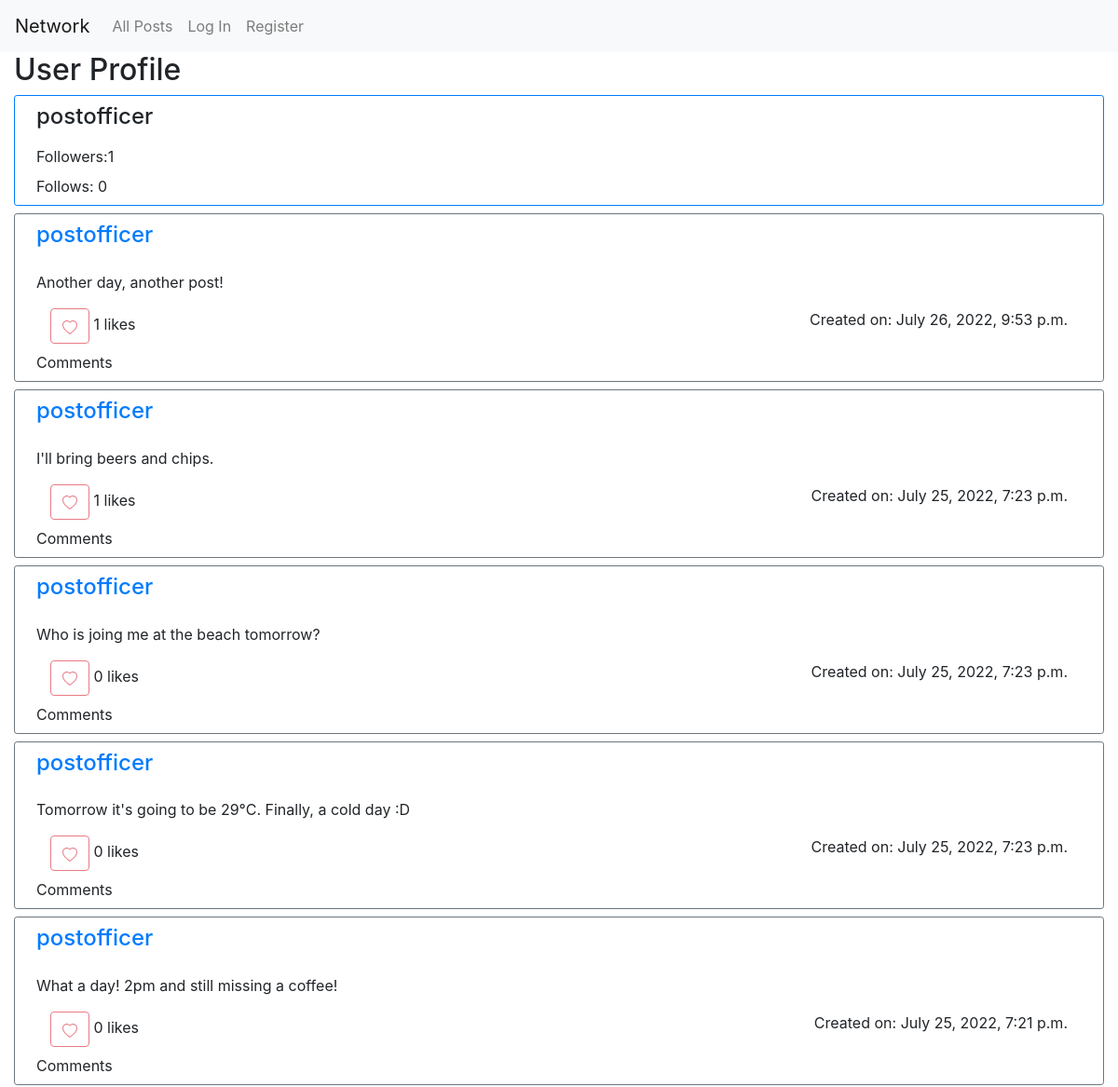
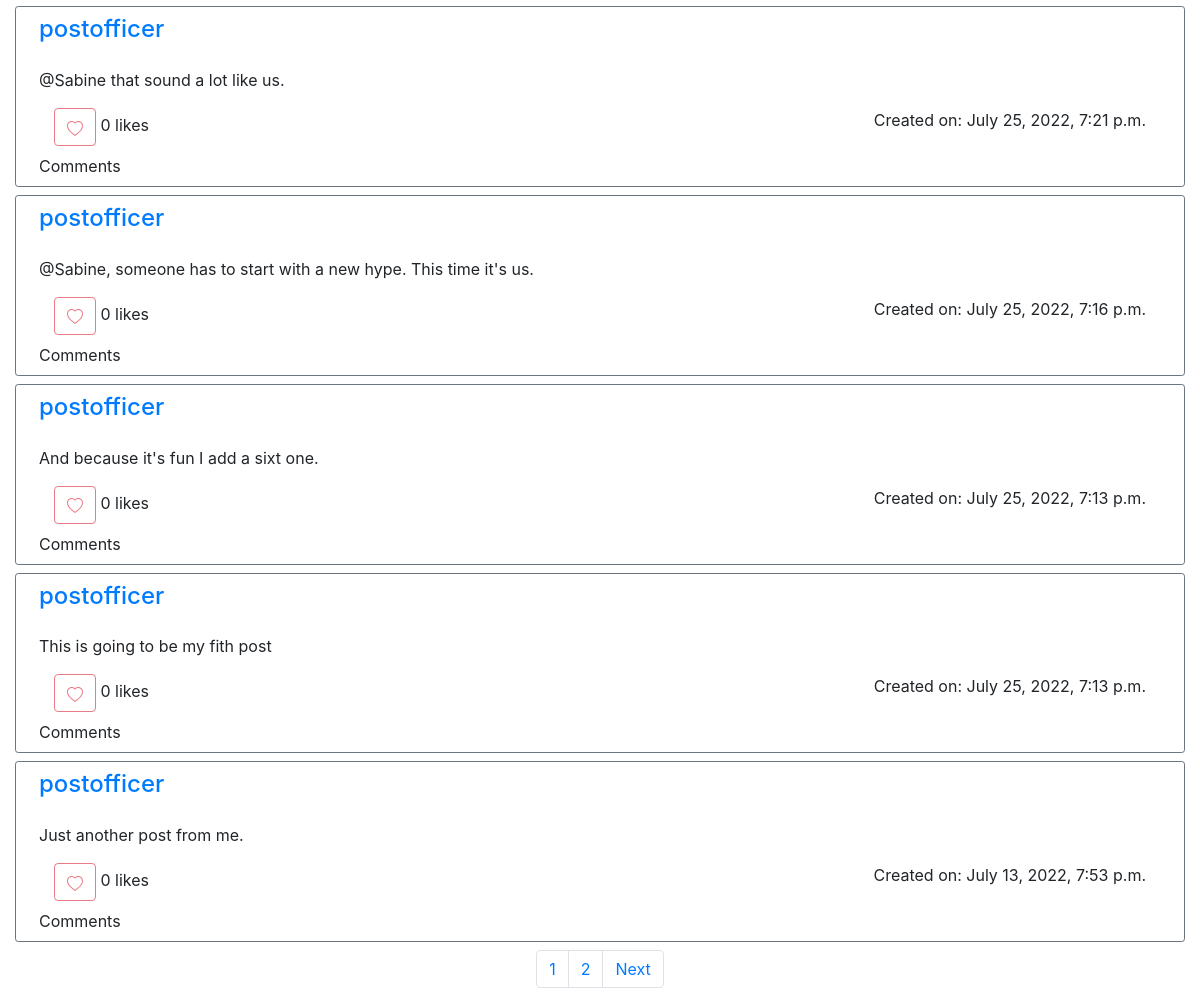
The page /user/1 on the database as committed earlier (2 pictures, top to bottom).
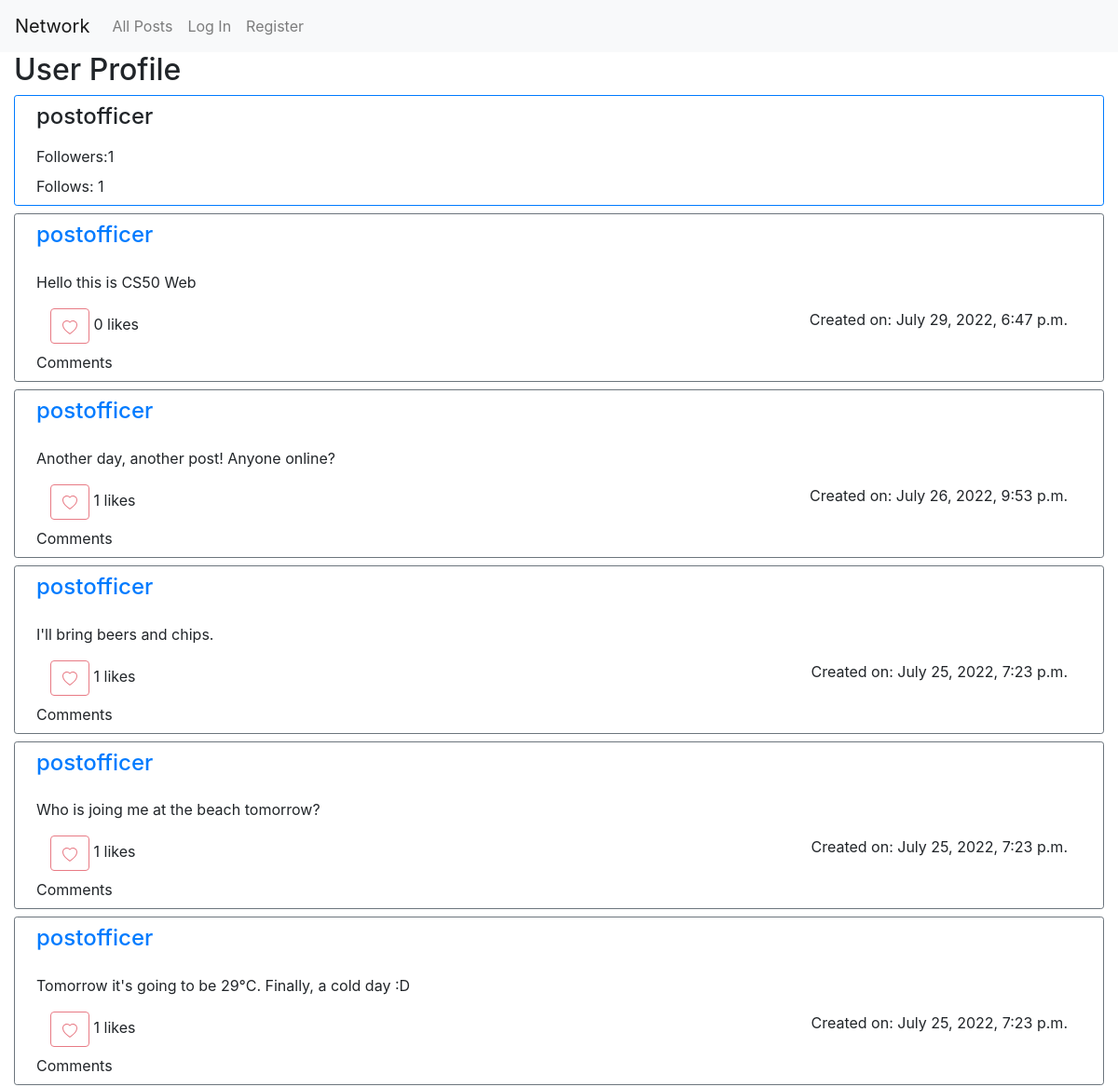
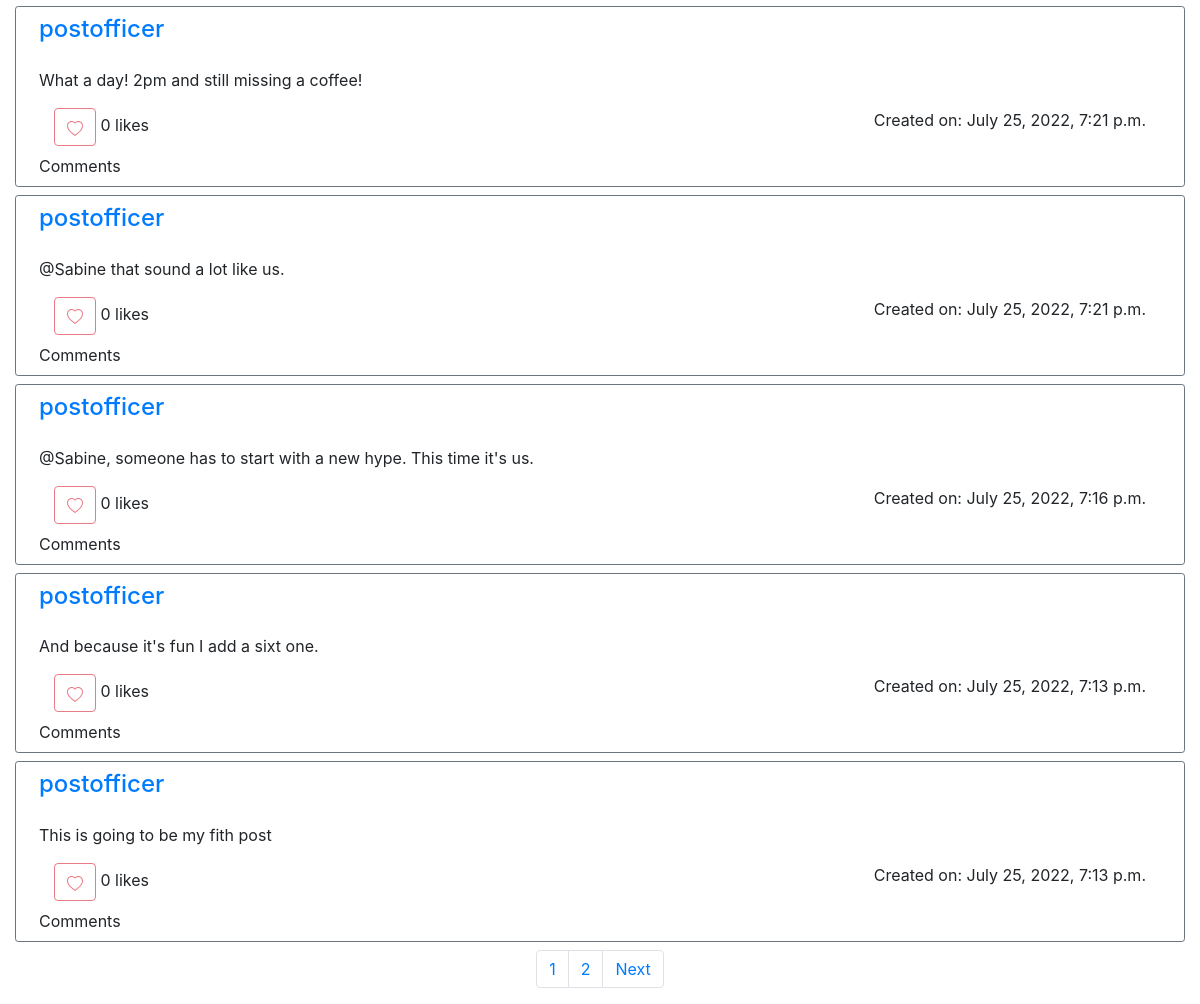
The same page on the database as committed later (2 pictures, top to bottom).
### network/models.py (models this page shows, shortened)
class User(AbstractUser):
    registered = models.DateTimeField(auto_now_add=True)

class Post(models.Model):
    user = models.ForeignKey("User", on_delete=models.CASCADE, related_name="posts")
    post = models.TextField(max_length=post_max_length, blank=False)
    likes = models.ManyToManyField("User", blank=True, related_name="likes")
    created_on = models.DateTimeField(auto_now_add=True)
    modified_on = models.DateField(auto_now=True)
    @property
    def like_count(self):
        return self.likes.count()

### network/views.py (the view, shortened to what this page needs)
# urls.py: path("user/<str:user_id>", views.profile, name="profile"),
@csrf_exempt
def profile(request, user_id):
    user_profile = User.objects.get(id=user_id)
    followed, _ = Follower.objects.get_or_create(user=user_profile)
    is_following = request.user in followed.followers.all()
    if is_following:
        v_unfollow = "block"
        v_follow = "none"
    else:
        v_unfollow = "none"
        v_follow = "block"
    numbers_followed = followed.followers.count()
    number_follows = user_profile.following.count()
    posts_list = Post.objects.filter(user=user_profile).order_by("-created_on")
    paginator = Paginator(posts_list, 10)
    page_number = request.GET.get("page", 1)
    posts = paginator.get_page(page_number)
    return render(request, "network/profile.html", {
        "user_profile": user_profile,
        "v_unfollow": v_unfollow,
        "v_follow": v_follow,
        "numbers_followed": numbers_followed,
        "number_follows": number_follows,
        "posts": posts,
        "current_page": page_number,
        "page_range": range(posts.paginator.num_pages),
        },
    )

### network/templates/network/profile.html (shortened to what this page needs)
{% extends "network/layout.html" %}
{% block body %}
<div class="container-fluid gap-3">
    <h2>User Profile</h2>
    <div class="container-fluid border border-primary border-2 rounded-sm mb-2">
        <div class="row m-2">
            <h4>{{ user_profile.username }}</h4>
        </div>
        <div class="row m-2">
            Followers: <span id="numbers_followed">{{ numbers_followed }}</span>
        </div>
        <div class="row m-2">
            Follows: {{ number_follows }}
        </div>
    </div>
    {% include 'network/layout-post.html' %}
</div>
{% endblock %}

### network/templates/network/layout.html (shortened to what this page needs)
{% load static %}
<!DOCTYPE html>
<html lang="en">
    <head>
        <link rel="stylesheet" href="https://stackpath.bootstrapcdn.com/bootstrap/4.4.1/css/bootstrap.min.css">
        <link href="{% static 'network/styles.css' %}" rel="stylesheet">
    </head>
    <body>
        <nav class="navbar navbar-expand-lg navbar-light bg-light">
            <a class="navbar-brand" href="#">Network</a>
            <div>
              <ul class="navbar-nav mr-auto">
                <li class="nav-item">
                  <a class="nav-link" href="{% url 'index' %}">All Posts</a>
                </li>
                {% if user.is_authenticated %}
                    <li class="nav-item">
                        <a class="nav-link" href="{% url 'follow' %}">Following</a>
                    </li>
                    <li class="nav-item">
                        <a class="nav-link" href="{% url 'logout' %}">Log Out</a>
                    </li>
                {% else %}
                    <li class="nav-item">
                        <a class="nav-link" href="{% url 'login' %}">Log In</a>
                    </li>
                    <li class="nav-item">
                        <a class="nav-link" href="{% url 'register' %}">Register</a>
                    </li>
                {% endif %}
              </ul>
            </div>
          </nav>
        <div class="body">
            {% block body %}
            {% endblock %}
        </div>
    </body>
</html>

### network/templates/network/layout-post.html (shortened to what this page needs)
{% for post in posts %}
    <div class="container-fluid border border-secondary rounded-sm mb-2">
        <div class="row m-2">
            <h4><a href="{% url 'profile' post.user.id %}">{{ post.user.username }}</a></h4>
        </div>
        <div class="row m-2" id="edit{{post.id}}">
            {{ post.post }}
        </div>
        <div class="row m-2 justify">
            <div class="col-2 justify-content-start">
                {% if request.user.is_authenticated and request.user.id != post.user.id %}
                    {% if request.user not in post.likes.all %}
                        <button id="{{ post.id }}" type="button" class="btn btn-outline-danger" onClick="like({{post.id}})">
                            <svg xmlns="http://www.w3.org/2000/svg" width="16" height="16" fill="currentColor" class="bi bi-heart" viewBox="0 0 16 16">
                                <path d="m8 2.748-.717-.737C5.6.281 2.514.878 1.4 3.053c-.523 1.023-.641 2.5.314 4.385.92 1.815 2.834 3.989 6.286 6.357 3.452-2.368 5.365-4.542 6.286-6.357.955-1.886.838-3.362.314-4.385C13.486.878 10.4.28 8.717 2.01L8 2.748zM8 15C-7.333 4.868 3.279-3.04 7.824 1.143c.06.055.119.112.176.171a3.12 3.12 0 0 1 .176-.17C12.72-3.042 23.333 4.867 8 15z"/>
                            </svg>
                        </button>
                        {% else %}
                        <button id="{{ post.id }}" type="button" class="btn btn-danger" onClick="like({{post.id}})">
                            <svg xmlns="http://www.w3.org/2000/svg" width="16" height="16" fill="currentColor" class="bi bi-heart" viewBox="0 0 16 16">
                                <path d="m8 2.748-.717-.737C5.6.281 2.514.878 1.4 3.053c-.523 1.023-.641 2.5.314 4.385.92 1.815 2.834 3.989 6.286 6.357 3.452-2.368 5.365-4.542 6.286-6.357.955-1.886.838-3.362.314-4.385C13.486.878 10.4.28 8.717 2.01L8 2.748zM8 15C-7.333 4.868 3.279-3.04 7.824 1.143c.06.055.119.112.176.171a3.12 3.12 0 0 1 .176-.17C12.72-3.042 23.333 4.867 8 15z"/>
                            </svg>
                        </button>
                    {% endif %}
                {% else %}
                <button type="button" class="btn btn-outline-danger" disabled>
                </button>
                {% endif %}
                <span id="like_count{{ post.id }}">{{ post.like_count }}</span> likes
            </div>
            <div class="col" style="text-align: right">
                Created on: {{ post.created_on }}
            </div>
        </div>
        <div class="row m-2">
            Comments
        </div>
    </div>
{% endfor %}
<nav aria-label="Page navigation example">
    <ul class="pagination justify-content-center">
        {% if posts.has_previous or posts.has_next %}
            {% for page in page_range %}
                {% if forloop.counter|slugify == current_page|slugify %}
                    <li class="page-item"><a class="page-link" href="#">{{ forloop.counter }}<span class="sr-only">(current)</span></a></li>
                {% else %}
                    <li class="page-item"><a class="page-link" href="?page={{ forloop.counter }}"> {{ forloop.counter }}</a></li>
                {% endif %}
            {% endfor %}
        {% endif %}
        {% if posts.has_next %}
            <li class="page-item">
                <a class="page-link" href="?page={{ posts.next_page_number }}">Next</a>
            </li>
        {% endif %}
    </ul>
</nav>

Rows that differ between the two databases and show on the page:
no longer on this page (row unchanged): Post: user.username "postofficer", post "Just another post from me.", like_count "0", created_on "July 13, 2022, 7:53 p.m."
added Post: user.username "postofficer", post "Hello this is CS50 Web", like_count "0", created_on "July 29, 2022, 6:47 p.m."
changed Post: post "Another day, another post!" → "Another day, another post! Anyone online?"
changed Post "Who is joing me at the beach tomorrow?": like_count "0" → "1"
changed Post "Tomorrow it's going to be 29°C. Finally, a cold day :D": like_count "0" → "1"
Other text that changed with them:
{{ number_follows }}: "0" → "1"
